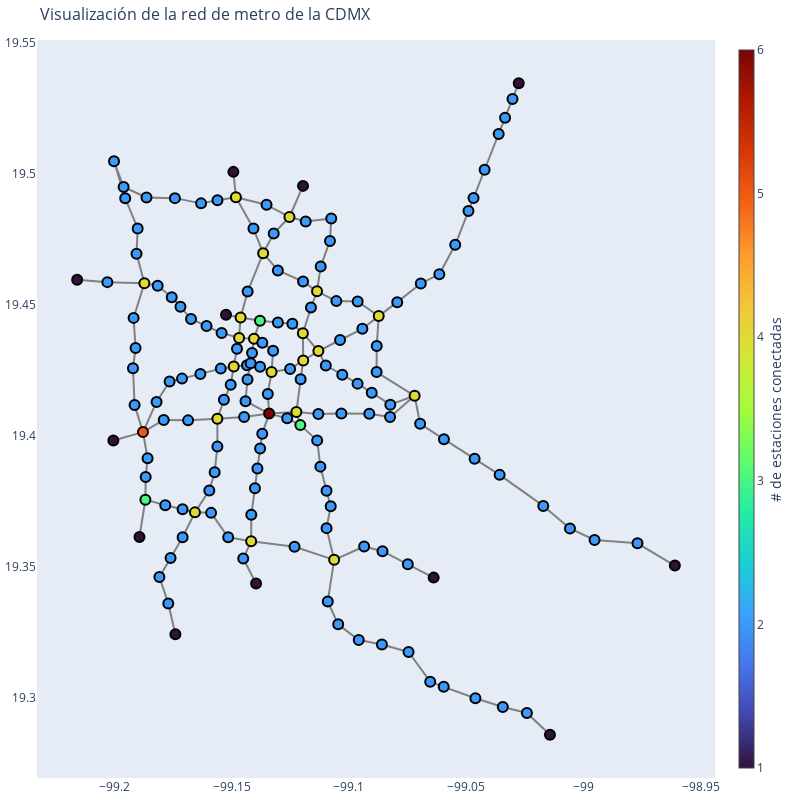

The code cell stored with this chart in its notebook:
### Code cell
edge_trace = go.Scatter(
    x=edge_x, y=edge_y,
    line=dict(width=2, color='gray'),
    hoverinfo='none',
    mode='lines')

node_trace = go.Scatter(
    x=node_x, y=node_y,
    mode='markers',
    hoverinfo='text',
    text=node_text,
    textposition="top center",
    marker=dict(
        showscale=True,
        colorscale='turbo',
        cmin=min_degree,
        cmax=max_degree,
        color=node_colors,
        size=10,
        line = dict(
            color = "black",
            width = 1
        ),
        colorbar=dict(
            thickness=15,
            title='# de estaciones conectadas',
            xanchor='left',
            titleside='right'
        ),
        line_width=2))

fig = go.Figure(data=[edge_trace, node_trace],
                layout=go.Layout(
                    title='Visualización de la red de metro de la CDMX',
                    titlefont_size=16,
                    showlegend=False,
                    hovermode='closest',
                    margin=dict(b=20, l=5, r=5, t=40),
                    annotations=[dict(
                        text="",
                        showarrow=False,
                        xref="paper", yref="paper")],
                    xaxis=dict(showgrid=False, zeroline=False),
                    yaxis=dict(showgrid=False, zeroline=False)))
fig.update_layout(
    autosize=False,
    width=800,
    height=800,
)

fig.show()

### Figure 1 — Plotly figure (JSON) as saved in the notebook; plotly's stock layout.template omitted (floating-point values rounded to 4 significant figures; data arrays with more than 128 entries replaced by an {"elided": "..."} marker saying what was removed)
{"data": [{"hoverinfo": "none", "line": {"color": "gray", "width": 2}, "mode": "lines", "type": "scatter", "x": {"elided": "549 float values"}, "y": {"elided": "549 float values"}}, {"hoverinfo": "text", "marker": {"cmax": 6, "cmin": 1, "color": {"elided": "164 int values"}, "colorbar": {"thickness": 15, "title": {"side": "right", "text": "# de estaciones conectadas"}, "xanchor": "left"}, "colorscale": [[0, "#30123b"], [0.07143, "#4145ab"], [0.1429, "#4675ed"], [0.2143, "#39a2fc"], [0.2857, "#1bcfd4"], [0.3571, "#24eca6"], [0.4286, "#61fc6c"], [0.5, "#a4fc3b"], [0.5714, "#d1e834"], [0.6429, "#f3c63a"], [0.7143, "#fe9b2d"], [0.7857, "#f36315"], [0.8571, "#d93806"], [0.9286, "#b11901"], [1, "#7a0402"]], "line": {"color": "black", "width": 2}, "showscale": true, "size": 10}, "mode": "markers", "text": {"elided": "164 str values"}, "textposition": "top center", "type": "scatter", "x": {"elided": "164 float values"}, "y": {"elided": "164 float values"}}], "layout": {"annotations": [{"showarrow": false, "text": "", "xref": "paper", "yref": "paper"}], "autosize": false, "height": 800, "hovermode": "closest", "margin": {"b": 20, "l": 5, "r": 5, "t": 40}, "showlegend": false, "title": {"font": {"size": 16}, "text": "Visualización de la red de metro de la CDMX"}, "width": 800, "xaxis": {"showgrid": false, "zeroline": false}, "yaxis": {"showgrid": false, "zeroline": false}}}
